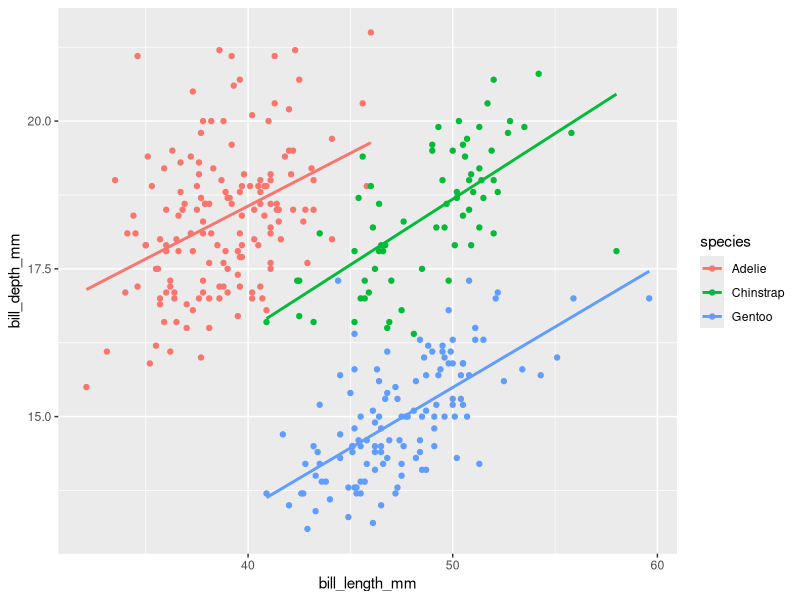

Here is the R script that generated this plot:
# First Week stuff
library(tidyverse)
library(palmerpenguins)
penguins
str(penguins) 

mean(penguins$bill_length_mm, na.rm = TRUE)

penguins |> 
  filter(species == "Adelie") -> penAD
penAD

ggplot(data = penguins, aes(x = bill_length_mm, 
                            y = bill_depth_mm,
                            color = species)) +
  geom_point() + 
  geom_smooth(method = "lm", se = FALSE)

